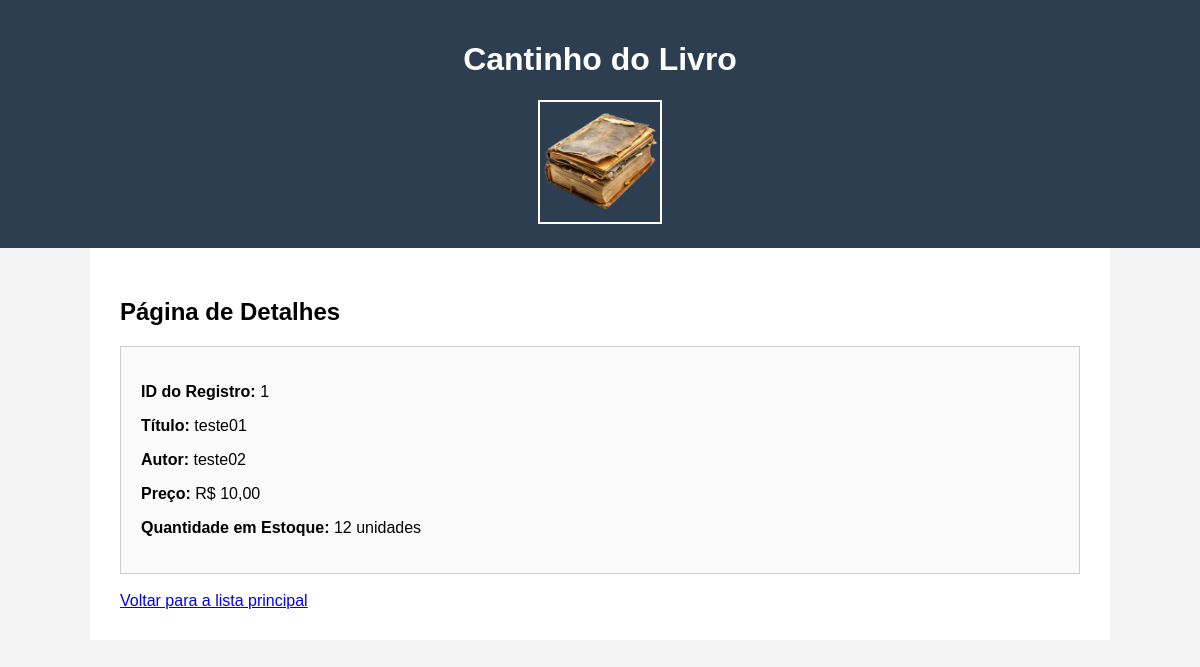
The app's page /livraria/1/ with its own data.
### livraria/models.py (models this page shows, shortened)
class Livro(models.Model):
    nome = models.CharField(max_length=200)
    preco = models.DecimalField(max_digits=10, decimal_places=2)
    estoque = models.IntegerField()
    autor = models.CharField(max_length=200)

### livraria/views.py (the view)
# urls.py: path('livraria/<int:id>/', views.detalhe, name='detalhe'),
def detalhe(request, id):
    livro_encontrado = Livro.objects.get(id=id)
    id_livro = livro_encontrado.id
    nome_livro = livro_encontrado.nome
    preco_livro = livro_encontrado.preco
    estoque_livro = livro_encontrado.estoque
    autor_livro = livro_encontrado.autor
    dicionario_resposta = {
        'id': id_livro,
        'nome': nome_livro,
        'preco': preco_livro,
        'estoque': estoque_livro,
        'autor': autor_livro,
    }
    return render(request, 'detalhe.html', dicionario_resposta)

### livraria/templates/detalhe.html (shortened to what this page needs)
{% load static %}
<!DOCTYPE html>
<html lang="pt-br">
<head>
    <link rel="stylesheet" href="{% static 'css/estilos.css' %}">
</head>
<body>
    <div class="cabecalho">
        <h1>Cantinho do Livro</h1>
        <img src="{% static 'images/logo.png' %}" alt="Logo" class="imagem-logo">
    </div>
    <div class="conteudo">
        <h2>Página de Detalhes</h2>
        <div class="caixa-detalhe">
            <p><strong>ID do Registro:</strong> {{ id }}</p>
            <p><strong>Título:</strong> {{ nome }}</p>
            <p><strong>Autor:</strong> {{ autor }}</p>
            <p><strong>Preço:</strong> R$ {{ preco }}</p>
            <p><strong>Quantidade em Estoque:</strong> {{ estoque }} unidades</p>
        </div>
        <br>
        <a href="{% url 'index' %}">Voltar para a lista principal</a>
    </div>
</body>
</html>

### livraria/static/css/estilos.css (style rules this page uses)
body { background-color: #f4f4f4; font-family: Arial, Helvetica, sans-serif; margin: 0px; padding: 0px; }
.cabecalho { background-color: #2c3e50; color: #ffffff; padding: 20px; text-align: center; }
.imagem-logo { width: 120px; height: auto; border: 2px solid #ffffff; }
.conteudo { padding: 30px; width: 80%; margin-left: auto; margin-right: auto; background-color: #ffffff; }
.caixa-detalhe { border: 1px solid #cccccc; padding: 20px; background-color: #fafafa; }

### records on screen
Livro: nome "teste01", autor "teste02", preco "10,00"

### other values on screen
{{ id }} "1"
{{ estoque }} "12"
